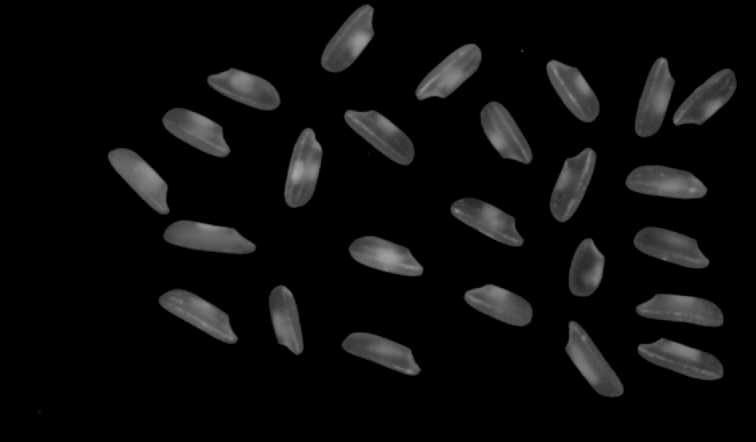
//> input picture project_code/images/rice.png, 756 x 442 px
$ ./VC_FANFUHAN_OPENCV047   (built with g++ and OpenCV 4)
//> lines starting //> are read from the running program, lines starting //| are printed output that depends on the picture; after the words box and inside, x2 and y2 are one past the last pixel; in counts of white or black regions, pixels touching at a corner belong together
// VC_FANFUHAN_OPENCV047.cpp : 定義主控台應用程式的進入點。
//
/*
// Debug | x32
通用屬性
| C/C++
|	| 一般
|		| 其他 Include 目錄 -> C:\opencv\build\include
|
| 連結器
| 	|一一般
|		|  其他程式庫目錄 -> C:\opencv\build\x64\vc15\lib
|
| 	|一輸入
|		| 其他相依性 -> opencv_world411d.lib;%(AdditionalDependencies)

// Releas | x64
組態屬性
| C/C++
|	| 一般
|		| 其他 Include 目錄 -> C:\opencv\build\include
|
| 連結器
| 	|一般
|		| 其他程式庫目錄 -> C:\opencv\build\x64\vc15\lib
|
| 	|一輸入
|		| 其他相依性 -> opencv_world411.lib;%(AdditionalDependencies)

*/

#include "stdafx.h"
#include <iostream>
#include <opencv2/opencv.hpp>
#include <opencv2/core/core.hpp>
#include <opencv2/highgui/highgui.hpp>

using namespace std;
using namespace cv;

void blur_demo(Mat &image, Mat &sum);
void edge_demo(Mat &image, Mat &sum);
int getblockSum(Mat &sum, int x1, int y1, int x2, int y2, int i);

void showHistogram(InputArray src, cv::String StrTitle);
void backProjection_demo(Mat &mat, Mat &model);
void blur3x3(Mat &src, Mat *det);

void add_salt_pepper_noise(Mat &image);
void add_gaussian_noise(Mat &image);

void USMImage(Mat src, Mat &usm, float fltPar);

void pyramid_up(Mat &image, vector<Mat> &pyramid_images, int level);
void pyramid_down(vector<Mat> &pyramid_images);

void laplaian_demo(vector<Mat> &pyramid_images, Mat &image);

void connected_component_demo(Mat &image);
void componentwithstats_demo(Mat &image);

// [5 lines left out: function pause, not called in this run]
int main()
{
	Mat src = imread("../../images/rice.png");//Mat src = imread("../../images/test.png");
//> src is the input picture: 442 rows x 756 cols, CV_8UC3; min 0, max 167, mean 12.3
	if (src.empty())
	{
		cout << "could not load image.." << endl;
		pause();
		return -1;
	}
	else
	{
		imshow("input_src", src);
		showHistogram(src, "Histogram_input_src");
//> in showHistogram, `calcHist(&bgr_plane[0], 1, 0, Mat(), b_hist, 1, bins, ranges);`: b_hist = 256 values, max 280005 at index 0, min 0 at index 168, mean 1305.3
//> in showHistogram, `calcHist(&bgr_plane[1], 1, 0, Mat(), g_hist, 1, bins, ranges);`: g_hist has the same summary as b_hist
//> in showHistogram, `calcHist(&bgr_plane[2], 1, 0, Mat(), r_hist, 1, bins, ranges);`: r_hist has the same summary as b_hist
//> in showHistogram, `normalize(b_hist, b_hist, 0, histImage.rows, NORM_MINMAX, -1);`: b_hist = 256 values, max 400 at index 0, min 0 at index 168, mean 1.86
//> in showHistogram, `normalize(g_hist, g_hist, 0, histImage.rows, NORM_MINMAX, -1);`: g_hist has the same summary as b_hist
//> in showHistogram, `normalize(r_hist, r_hist, 0, histImage.rows, NORM_MINMAX, -1);`: r_hist has the same summary as b_hist
//> after the loop in showHistogram, `for (int i = 1; i < bins[0]; ++i)`:
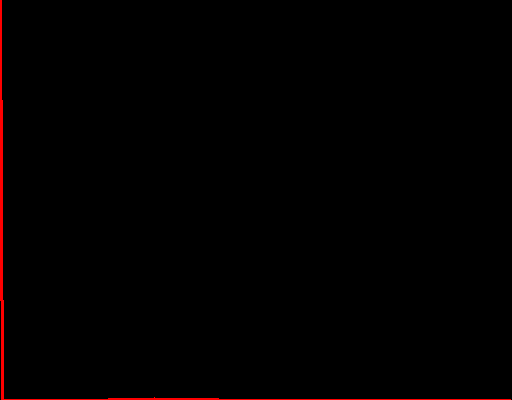
//> histImage: 400 rows x 512 cols, CV_8UC3; mean B, G, R 0, 0, 2.1

		//connected_component_demo(src);
		componentwithstats_demo(src);
//> in componentwithstats_demo, `GaussianBlur(image, image, Size(3, 3), 0);`: image: 442 rows x 756 cols, CV_8UC3; 13.86% of pixels changed, all inside (x1, y1, x2, y2) = (36, 2, 738, 416)
//> in componentwithstats_demo, `threshold(gray, binary, 0, 255, THRESH_BINARY | THRESH_OTSU);`:
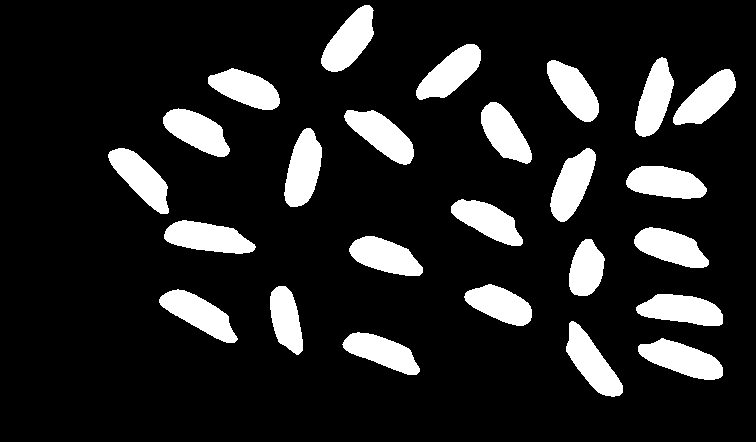
//> binary: 442 rows x 756 cols, CV_8UC1; 14.2% white; 25 white regions, largest, box (x1, y1, x2, y2) and area: (164, 220, 256, 254) 2068, (638, 338, 723, 380) 2064, (284, 128, 322, 207) 2041
//> call 2 of showHistogram, with StrTitle = "Histogram_input_binary"
//> in showHistogram (call 2), `calcHist(&gray_plane[0], 1, 0, Mat(), hist, 1, bins, ranges);`: hist = 256 values, max 286548 at index 0, min 0 at index 1, mean 1119.3
//> in showHistogram (call 2), `normalize(hist, hist, 0, histImage.rows, NORM_MINMAX, -1);`: hist = 256 values, max 400 at index 0, min 0 at index 1, mean 1.56
//> after the loop in showHistogram (call 2), `for (int i = 1; i < bins[0]; ++i)`:
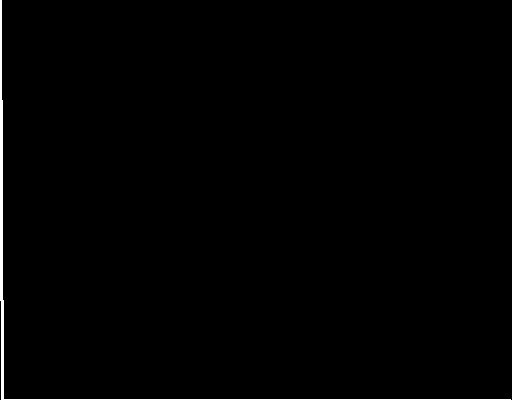
//> histImage: 400 rows x 512 cols, CV_8UC3; 0.79% white; 1 white region, box (x1, y1, x2, y2) and area: (0, 0, 511, 400) 1608
//> in componentwithstats_demo, `int num_labels = connectedComponentsWithStats(binary, labels, stats, c..`:
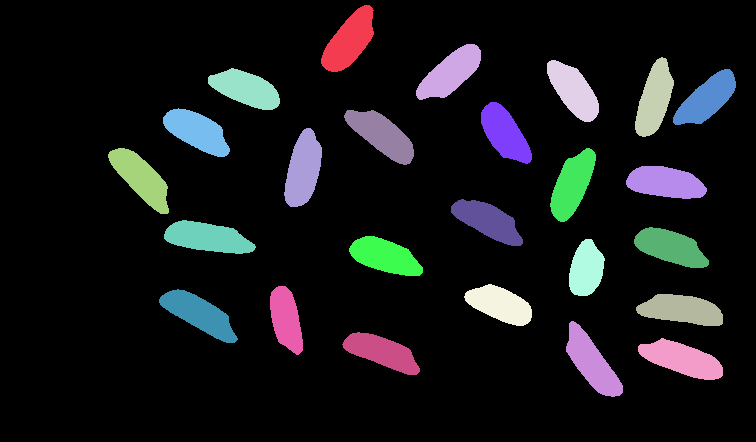
//> labels: 442 rows x 756 cols, CV_32SC1; 26 distinct labels, from 0 to 25; one colour per label, 0 black
//> in componentwithstats_demo, `int num_labels = connectedComponentsWithStats(binary, labels, stats, c..`: stats = 26 rows, first 6: [0, 0, 756, 442, 286548], [321, 5, 53, 67, 2022], [416, 44, 65, 56, 1955], [635, 57, 39, 80, 1900], [547, 60, 52, 62, 1844], [208, 68, 72, 42, 1861]; centroids = 26 pairs, first value 140.5 to 706.3, second value 40.21 to 362.3; num_labels = 26
//| total labels : 25
//> the loop in componentwithstats_demo, `for (int i = 1; i < num_labels; ++i)` made 25 passes
//> the loop in componentwithstats_demo, `for (int i = 1; i < num_labels; ++i)` made 25 passes
//| num : 1, rice area : 2022
//| num : 2, rice area : 1955
//| num : 3, rice area : 1900
//| num : 4, rice area : 1844
//| num : 5, rice area : 1861
//| num : 6, rice area : 1885
//| num : 7, rice area : 1831
//| num : 8, rice area : 1916
//> (output is shown up to pass 8 of 25)
//> pass 1, in componentwithstats_demo, `putText(dst, format("num:%d", i), Point(x, y), FONT_HERSHEY_SIMPLEX, ...`:
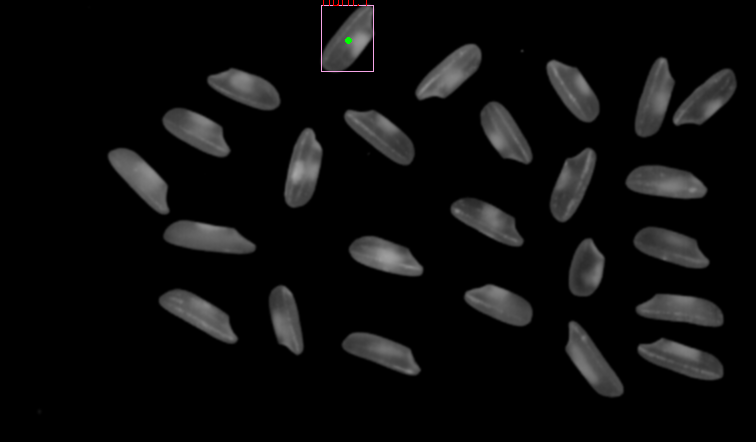
//> dst: 442 rows x 756 cols, CV_8UC3; mean B, G, R 12.5, 12.5, 12.5
//> pass 3, in componentwithstats_demo, `putText(dst, format("num:%d", i), Point(x, y), FONT_HERSHEY_SIMPLEX, ...`:
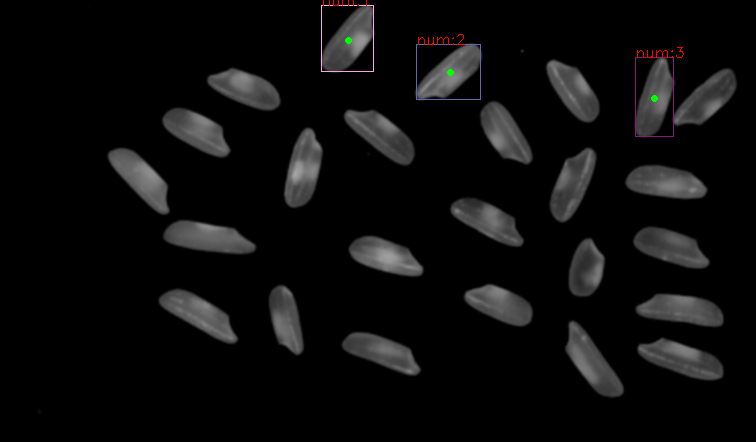
//> dst: 442 rows x 756 cols, CV_8UC3; mean B, G, R 12.6, 12.6, 12.8
//> after the loop in componentwithstats_demo, `for (int i = 1; i < num_labels; ++i)`:
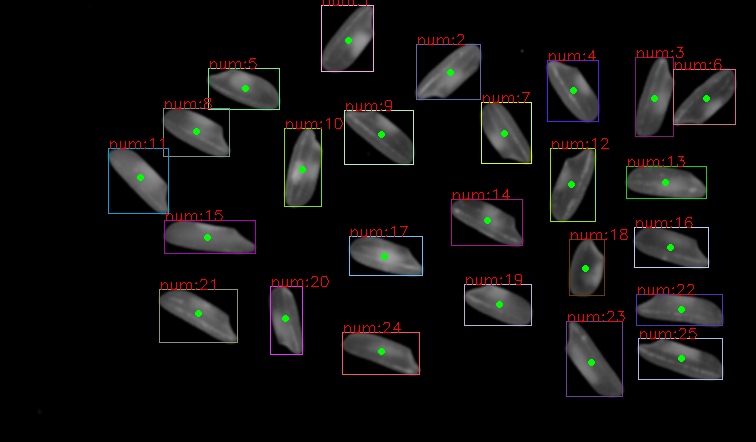
//> dst: 442 rows x 756 cols, CV_8UC3; 2.4% of pixels changed, all inside (x1, y1, x2, y2) = (108, 50, 736, 397)
		waitKey(0);
		return 0;
//> (the program exits here)
